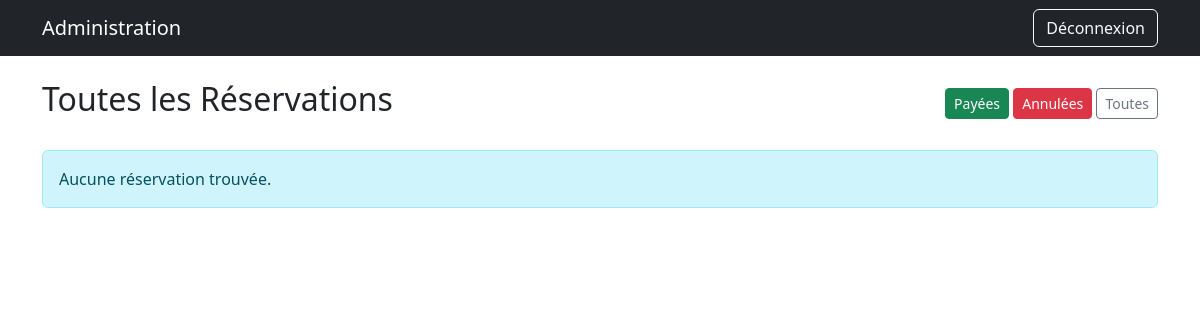
Before: /admin-panel/reservations/ (signed in) with the older database file.
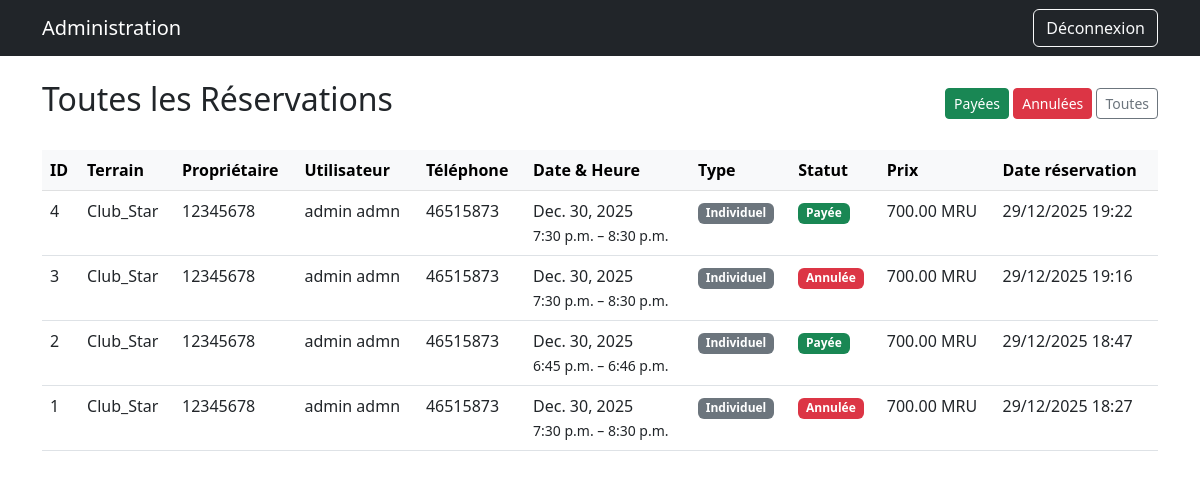
After: the same page with the newer database file.
### reservations/models.py (models this page shows)
class Reservation(models.Model):
    class Type(models.TextChoices):
        INDIVIDUELLE = "INDIVIDUELLE"
        GROUPE = "GROUPE"
        ORGANISATION = "ORGANISATION"
    class Statut(models.TextChoices):
        EN_ATTENTE = "EN_ATTENTE"
        CONFIRMEE = "CONFIRMEE"
        ANNULEE = "ANNULEE"
        PAYEE = "PAYEE"
        REMBOURSEE = "REMBOURSEE"
    utilisateur = models.ForeignKey(
        User,
        on_delete=models.CASCADE,
        limit_choices_to={'type_utilisateur': User.Type.STANDARD}
    )
    creneau = models.ForeignKey(CreneauHoraire, on_delete=models.CASCADE)
    groupe = models.ForeignKey(Groupe, on_delete=models.SET_NULL, null=True, blank=True)
    type_reservation = models.CharField(max_length=20, choices=Type.choices)
    statut = models.CharField(max_length=20, choices=Statut.choices, default=Statut.EN_ATTENTE)
    prix_total = models.DecimalField(max_digits=10, decimal_places=2)
    date_creation = models.DateTimeField(auto_now_add=True)
    date_modification = models.DateTimeField(auto_now=True)

### terrains/models.py (models this page shows, shortened)
class CreneauHoraire(models.Model):
    terrain = models.ForeignKey(Terrain, related_name='creneaux', on_delete=models.CASCADE)
    heure_debut = models.TimeField()
    heure_fin = models.TimeField()
    tarif = models.DecimalField(max_digits=10, decimal_places=2)
    date = models.DateField()
    disponible = models.BooleanField(default=True)
    class Meta:
        unique_together = ('terrain', 'date', 'heure_debut')
        verbose_name = "Créneau Horaire"
        verbose_name_plural = "Créneaux Horaires"

class Terrain(models.Model):
    nom = models.CharField(max_length=100)
    adresse = models.CharField(max_length=255)
    latitude = models.DecimalField(max_digits=9, decimal_places=6)
    longitude = models.DecimalField(max_digits=9, decimal_places=6)
    proprietaire = models.ForeignKey(
        User,
        on_delete=models.CASCADE,
        limit_choices_to={'type_utilisateur': User.Type.PROPRIETAIRE}
    )
    image_url = models.URLField(blank=True)
    note_moyenne = models.FloatField(default=0.0)
    valide = models.BooleanField(default=False, verbose_name="Validé par l'admin")
    date_validation = models.DateTimeField(null=True, blank=True)

### accounts/models.py (models this page shows, shortened)
class User(AbstractUser):
    class Type(models.TextChoices):
        ADMIN = "ADMIN", "Administrateur"
        PROPRIETAIRE = "PROPRIETAIRE", "Propriétaire de terrain"
        STANDARD = "STANDARD", "Utilisateur standard"
    username = None  # 🔥 supprimé
    telephone = models.CharField(max_length=15, unique=True)
    type_utilisateur = models.CharField(
        max_length=20,
        choices=Type.choices,
        default=Type.STANDARD
    )
    USERNAME_FIELD = 'telephone'
    REQUIRED_FIELDS = ['first_name', 'last_name']
    objects = UserManager()  # 🔥 OBLIGATOIRE

### admin_custom/views.py (the view)
# urls.py: path('reservations/', views.reservation_list, name='reservation_list'),
@login_required
def reservation_list(request):
    reservations = Reservation.objects.select_related(
        'utilisateur', 'creneau__terrain', 'groupe'
    ).order_by('-date_creation')
    statut = request.GET.get('statut')
    if statut:
        reservations = reservations.filter(statut=statut)
    return render(request, 'admin_custom/reservation_list.html', {
        'reservations': reservations
    })

### admin_custom/templates/admin_custom/reservation_list.html (shortened to what this page needs)
{% extends 'admin_custom/base.html' %}
{% block content %}
<div class="d-flex justify-content-between align-items-center mb-4">
  <h2>Toutes les Réservations</h2>
  <div>
    <a href="?statut=PAYEE" class="btn btn-success btn-sm">Payées</a>
    <a href="?statut=REMBOURSEE" class="btn btn-danger btn-sm">Annulées</a>
    <a href="." class="btn btn-outline-secondary btn-sm">Toutes</a>
  </div>
</div>
{% if reservations %}
  <div class="table-responsive">
    <table class="table table-hover">
      <thead class="table-light">
        <tr>
          <th>ID</th>
          <th>Terrain</th>
          <th>Propriétaire</th>
          <th>Utilisateur</th>
          <th>Téléphone</th>
          <th>Date & Heure</th>
          <th>Type</th>
          <th>Statut</th>
          <th>Prix</th>
          <th>Date réservation</th>
        </tr>
      </thead>
      <tbody>
        {% for resa in reservations %}
          <tr>
            <td>{{ resa.id }}</td>
            <td>{{ resa.creneau.terrain.nom }}</td>
            <td>{{ resa.creneau.terrain.proprietaire.telephone }}</td>
            <td>{{ resa.utilisateur.get_full_name|default:"—" }}</td>
            <td>{{ resa.utilisateur.telephone }}</td>
            <td>
              {{ resa.creneau.date }}<br>
              <small>{{ resa.creneau.heure_debut }} – {{ resa.creneau.heure_fin }}</small>
            </td>
            <td>
              {% if resa.type_reservation == "GROUPE" %}
                <span class="badge bg-info">Groupe</span>
              {% elif resa.type_reservation == "ORGANISATION" %}
                <span class="badge bg-warning">Organisation</span>
              {% else %}
                <span class="badge bg-secondary">Individuel</span>
              {% endif %}
            </td>
            <td>
              {% if resa.statut == "PAYEE" %}
                <span class="badge bg-success">Payée</span>
              {% elif resa.statut == "CONFIRMEE" %}
                <span class="badge bg-primary">Confirmée</span>
              {% elif resa.statut == "ANNULEE" or resa.statut == "REMBOURSEE" %}
                <span class="badge bg-danger">Annulée</span>
              {% else %}
                <span class="badge bg-warning">En attente</span>
              {% endif %}
            </td>
            <td>{{ resa.prix_total }} MRU</td>
            <td>{{ resa.date_creation|date:"d/m/Y H:i" }}</td>
          </tr>
        {% endfor %}
      </tbody>
    </table>
  </div>
{% else %}
  <div class="alert alert-info">Aucune réservation trouvée.</div>
{% endif %}
{% endblock %}

Changed rows visible on the page:
added Reservation: id "4", creneau.terrain.nom "Club_Star", creneau.terrain.proprietaire.telephone "12345678", utilisateur.get_full_name "admin admn", utilisateur.telephone "46515873", creneau "Dec. 30, 2025", creneau.heure_debut "7:30 p.m.", creneau.heure_fin "8:30 p.m.", type_reservation "Individuel", statut "Payée", prix_total "700.00", date_creation "29/12/2025 19:22"
added Reservation: id "3", creneau.terrain.nom "Club_Star", creneau.terrain.proprietaire.telephone "12345678", utilisateur.get_full_name "admin admn", utilisateur.telephone "46515873", creneau "Dec. 30, 2025", creneau.heure_debut "7:30 p.m.", creneau.heure_fin "8:30 p.m.", type_reservation "Individuel", statut "Annulée", prix_total "700.00", date_creation "29/12/2025 19:16"
added Reservation: id "2", creneau.terrain.nom "Club_Star", creneau.terrain.proprietaire.telephone "12345678", utilisateur.get_full_name "admin admn", utilisateur.telephone "46515873", creneau "Dec. 30, 2025", creneau.heure_debut "6:45 p.m.", creneau.heure_fin "6:46 p.m.", type_reservation "Individuel", statut "Payée", prix_total "700.00", date_creation "29/12/2025 18:47"
added Reservation: id "1", creneau.terrain.nom "Club_Star", creneau.terrain.proprietaire.telephone "12345678", utilisateur.get_full_name "admin admn", utilisateur.telephone "46515873", creneau "Dec. 30, 2025", creneau.heure_debut "7:30 p.m.", creneau.heure_fin "8:30 p.m.", type_reservation "Individuel", statut "Annulée", prix_total "700.00", date_creation "29/12/2025 18:27"
Other visible differences:
text no longer shown: "Aucune réservation trouvée."
text now shown: "ID Terrain Propriétaire Utilisateur Téléphone Date & Heure Type Statut Prix Date réservation"
